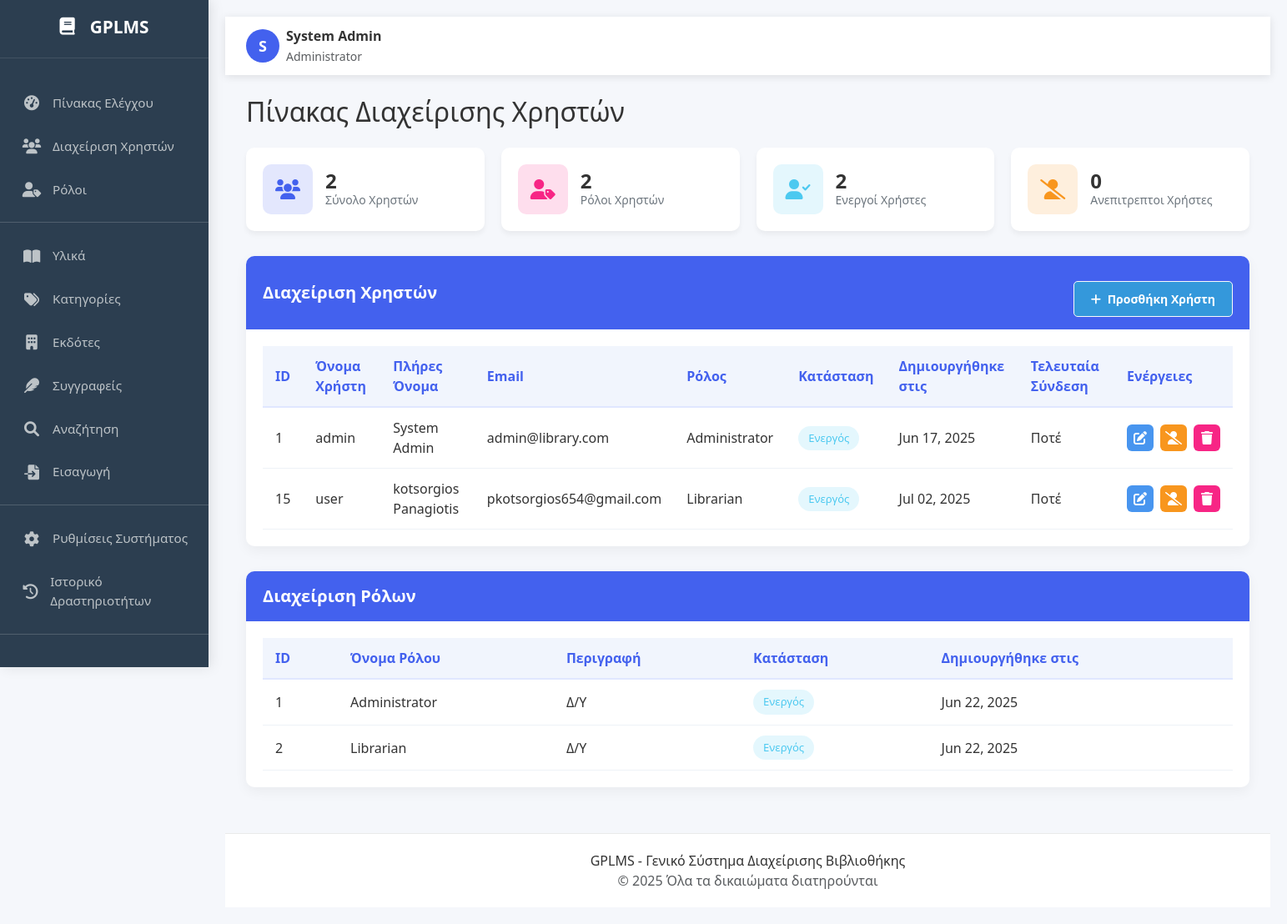
/src/main/users-manager.php (signed in), run on the app's committed database.
### tables this page shows
CREATE TABLE `system_settings` (
  `id` int NOT NULL AUTO_INCREMENT,
  `setting_key` varchar(255) NOT NULL,
  `setting_value` text,
  `last_modified` timestamp NULL DEFAULT CURRENT_TIMESTAMP ON UPDATE CURRENT_TIMESTAMP,
  PRIMARY KEY (`id`),
  UNIQUE KEY `setting_key` (`setting_key`)
);

CREATE TABLE `users` (
  `user_id` int NOT NULL AUTO_INCREMENT,
  `username` varchar(255) NOT NULL,
  `password` varchar(255) NOT NULL,
  `full_name` varchar(255) NOT NULL,
  `email` varchar(255) NOT NULL,
  `phone` varchar(20) DEFAULT NULL,
  `role_id` int NOT NULL,
  `status` enum('active','suspended') NOT NULL DEFAULT 'active',
  `created_at` timestamp NULL DEFAULT CURRENT_TIMESTAMP,
  `last_login` datetime DEFAULT NULL,
  PRIMARY KEY (`user_id`),
  UNIQUE KEY `username` (`username`),
  UNIQUE KEY `email` (`email`),
  KEY `role_id` (`role_id`),
  CONSTRAINT `users_ibfk_1` FOREIGN KEY (`role_id`) REFERENCES `roles` (`role_id`)
);

CREATE TABLE `roles` (
  `role_id` int NOT NULL AUTO_INCREMENT,
  `role_name` varchar(50) NOT NULL,
  `description` text,
  `created_at` timestamp NULL DEFAULT CURRENT_TIMESTAMP,
  `status` enum('active','inactive') NOT NULL DEFAULT 'active',
  PRIMARY KEY (`role_id`),
  UNIQUE KEY `role_name` (`role_name`)
);

### src/functions/fetch-lib-name.php (called while the page is built, shortened)
<?php
if (!isset($library_name)) {
    try {
        if (isset($pdo)) {
            $stmt = $pdo->query("SELECT setting_value FROM system_settings WHERE setting_key = 'library_name'");
            $result = $stmt->fetch(PDO::FETCH_ASSOC);
            if ($result && !empty($result['setting_value'])) {
                $library_name = $result['setting_value'];
            }
        }
    } catch (Exception $e) {
        error_log("Error fetching library name: " . $e->getMessage());
    }
}
?>

### src/conf/translation.php (called while the page is built, shortened)
<?php
$default_language = 'EN';
try {
    $stmt = $pdo->query("SELECT setting_value FROM system_settings WHERE setting_key = 'default_language'");
    $result = $stmt->fetch(PDO::FETCH_ASSOC);
    if ($result) {
        $default_language = $result['setting_value'];
    }
} catch (PDOException $e) {
    error_log("Default language setting error: " . $e->getMessage());
}
$lang = $translations[$default_language] ?? $translations['EN'];
?>

### src/components/user-main-content.php (the view, shortened to what this page needs)
<div class="main-content">
    <div class="topbar">
        <div class="user-info">
            <div class="user-avatar">
                <?= strtoupper(substr($current_user['full_name'], 0, 1)) ?>
            </div>
            <div class="ms-2">
                <div class="fw-bold"><?= htmlspecialchars($current_user['full_name']) ?></div>
                <small class="text-muted"><?= $_SESSION['role'] ?></small>
            </div>
        </div>
    </div>
    <div class="content-area">
        <h2 class="mb-4"><?= $lang['user_management_dashboard'] ?></h2>
        <div class="stats-container">
            <div class="stat-card">
                <div class="stat-icon users">
                    <i class="fas fa-users"></i>
                </div>
                <div>
                    <div class="stat-value">
                        <?= count($users) ?>
                    </div>
                    <div class="stat-label"><?= $lang['total_users'] ?></div>
                </div>
            </div>
            <div class="stat-card">
                <div class="stat-icon roles">
                    <i class="fas fa-user-tag"></i>
                </div>
                <div>
                    <div class="stat-value">
                        <?= count($roles) ?>
                    </div>
                    <div class="stat-label"><?= $lang['user_roles'] ?></div>
                </div>
            </div>
            <div class="stat-card">
                <div class="stat-icon active">
                    <i class="fas fa-user-check"></i>
                </div>
                <div>
                    <div class="stat-value">
                        <?= count(array_filter($users, function($user) { return $user['status'] === 'active'; })) ?>
                    </div>
                    <div class="stat-label"><?= $lang['active_users'] ?></div>
                </div>
            </div>
            <div class="stat-card">
                <div class="stat-icon suspended">
                    <i class="fas fa-user-slash"></i>
                </div>
                <div>
                    <div class="stat-value">
                        <?= count(array_filter($users, function($user) { return $user['status'] === 'suspended'; })) ?>
                    </div>
                    <div class="stat-label"><?= $lang['suspended_users'] ?></div>
                </div>
            </div>
        </div>
        <div class="admin-card">
            <div class="card-header">
                <span><?= $lang['manage_users'] ?></span>
                <button class="btn btn-light btn-sm" data-bs-toggle="modal" data-bs-target="#userModal">
                    <i class="fas fa-plus me-1"></i> <?= $lang['add_user'] ?>
                </button>
            </div>
            <div class="card-body">
                <div class="table-responsive">
                    <table class="admin-table">
                        <thead>
                            <tr>
                                <th><?= $lang['id'] ?></th>
                                <th><?= $lang['username'] ?></th>
                                <th><?= $lang['full_name'] ?></th>
                                <th><?= $lang['email'] ?></th>
                                <th><?= $lang['role'] ?></th>
                                <th><?= $lang['status'] ?></th>
                                <th><?= $lang['created_at'] ?></th>
                                <th><?= $lang['last_login'] ?></th>
                                <th><?= $lang['actions'] ?></th>
                            </tr>
                        </thead>
                        <tbody>
                            <?php foreach ($users as $user):
                                $role_stmt = $pdo->prepare("SELECT role_name FROM roles WHERE role_id = ?");
                                $role_stmt->execute([$user['role_id']]);
                                $role_name = $role_stmt->fetchColumn();
                            ?>
                                <tr>
                                    <td><?= $user['user_id'] ?></td>
                                    <td><?= htmlspecialchars($user['username']) ?></td>
                                    <td><?= htmlspecialchars($user['full_name']) ?></td>
                                    <td><?= htmlspecialchars($user['email']) ?></td>
                                    <td><?= htmlspecialchars($role_name) ?></td>
                                    <td>
                                        <span class="status-badge status-<?= $user['status'] ?>">
                                            <?= $lang[$user['status']] ?>
                                        </span>
                                    </td>
                                    <td><?= date('M d, Y', strtotime($user['created_at'])) ?></td>
                                    <td>
                                        <?= $user['last_login'] ? date('M d, Y H:i', strtotime($user['last_login'])) : $lang['never'] ?>
                                    </td>
                                    <td>
                                        <div class="action-btns">
                                            <a href="?edit_user=<?= $user['user_id'] ?>" class="action-btn btn-edit" title="<?= $lang['edit'] ?>">
                                                <i class="fas fa-edit"></i>
                                            </a>
                                            <?php if ($user['status'] === 'active'): ?>
                                                <a href="?status_change=suspend&id=<?= $user['user_id'] ?>" class="action-btn btn-warning" title="<?= $lang['suspend'] ?>">
                                                    <i class="fas fa-user-slash"></i>
                                                </a>
                                            <?php else: ?>
                                                <a href="?status_change=activate&id=<?= $user['user_id'] ?>" class="action-btn btn-success" title="<?= $lang['activate'] ?>">
                                                    <i class="fas fa-user-check"></i>
                                                </a>
                                            <?php endif; ?>
                                            <a href="?delete=user&id=<?= $user['user_id'] ?>" class="action-btn btn-delete" title="<?= $lang['delete'] ?>"
                                               onclick="return confirm('<?= $lang['confirm_delete_user'] ?>')">
                                                <i class="fas fa-trash"></i>
                                            </a>
                                        </div>
                                    </td>
                                </tr>
                            <?php endforeach; ?>
                        </tbody>
                    </table>
                </div>
            </div>
        </div>
        <div class="admin-card">
            <div class="card-header">
                <span><?= $lang['manage_roles'] ?></span>
            </div>
            <div class="card-body">
                <div class="table-responsive">
                    <table class="admin-table">
                        <thead>
                            <tr>
                                <th><?= $lang['id'] ?></th>
                                <th><?= $lang['role_name'] ?></th>
                                <th><?= $lang['description'] ?></th>
                                <th><?= $lang['status'] ?></th>
                                <th><?= $lang['created_at'] ?></th>
                            </tr>
                        </thead>
                        <tbody>
                            <?php foreach ($roles as $role): ?>
                                <tr>
                                    <td><?= $role['role_id'] ?></td>
                                    <td><?= htmlspecialchars($role['role_name']) ?></td>
                                    <td><?= htmlspecialchars($role['description'] ?? $lang['na']) ?></td>
                                    <td>
                                        <span class="status-badge status-<?= $role['status'] === 'active' ? 'active' : 'suspended' ?>">
                                            <?= $lang[$role['status']] ?>
                                        </span>
                                    </td>
                                    <td><?= date('M d, Y', strtotime($role['created_at'])) ?></td>
                                </tr>
                            <?php endforeach; ?>
                        </tbody>
                    </table>
                </div>
            </div>
        </div>
    </div>
    <footer>
        <p class="mb-0"><?= $lang['gplms_footer'] ?></p>
        <p class="text-muted mb-0">© <?= date('Y') ?> <?= $lang['all_rights_reserved'] ?></p>
    </footer>
</div>

### src/components/sidebar1.php (shortened to what this page needs)
<?php require_once'../conf/translation.php';?>
    <div class="sidebar">
        <div class="sidebar-header">
               <h3><i class="fas fa-book me-2"></i> <?= htmlspecialchars($library_name) ?></h3>
        </div>
        <ul class="sidebar-menu">
            <li>
                <a href="../main/control_panel.php" class="">
                    <i class="fas fa-tachometer-alt"></i>
                    <span><?= $lang['dashboard'] ?></span>
                </a>
            </li>
            <li>
                <a href="../main/users-manager.php">
                    <i class="fas fa-users"></i>
                    <span><?= $lang['user_management'] ?></span>
                </a>
            </li>
            <li>
                <a href="../main/roles-manager.php">
                    <i class="fas fa-user-tag"></i>
                    <span><?= $lang['roles'] ?></span>
                </a>
            </li>
            <hr>
            <li>
                <a href="../main/materials-manager.php">
                    <i class="fas fa-book-open"></i>
                    <span><?= $lang['materials'] ?></span>
                </a>
            </li>
            <li>
                <a href="../main/categories-manager.php">
                    <i class="fas fa-tags"></i>
                    <span><?= $lang['categories'] ?></span>
                </a>
            </li>
            <li>
                <a href="../main/publishers-manager.php">
                    <i class="fas fa-building"></i>
                    <span><?= $lang['publishers'] ?></span>
                </a>
            </li>
            <li>
                <a href="../main/authors-manager.php">
                    <i class="fas fa-feather"></i>
                    <span><?= $lang['authors'] ?></span>
                </a>
            </li>
            <li>
                <a href="../main/search.php">
                    <i class="fas fa-search"></i>
                    <span><?= $lang['search'] ?></span>
                </a>
            </li>
              <li>
                <a href="../main/insert.php">
                    <i class="fa-solid fa-file-import"></i>
                    <span><?= $lang['insert'] ?></span>
                </a>
            </li>
            <hr>
            <li>
                <a href="../main/settings-manager.php">
                    <i class="fas fa-cog"></i>
                    <span><?= $lang['system_settings'] ?></span>
                </a>
            </li>
            <li>
                <a href="../main/activity-log.php">
                    <i class="fas fa-history"></i>
                    <span><?= $lang['activity_log'] ?></span>
                </a>
            </li>
            <hr>
            <li>
                <a href="../main/search.php">
                </a>
            </li>
        </ul>
    </div>

### data on the page
system_settings: setting_value "GPLMS"
users: full_name "S", full_name "System Admin", user_id "1", username "admin", email "admin@library.com", role.role_name "Administrator", status "Ενεργός", created_at "Jun 17, 2025"
users: user_id "15", username "user", full_name "kotsorgios Panagiotis", email "pkotsorgios654@gmail.com", role.role_name "Librarian", status "Ενεργός", created_at "Jul 02, 2025"
roles: role_id "1", role_name "Administrator", description "Δ/Υ", status "Ενεργός", created_at "Jun 22, 2025"
roles: role_id "2", role_name "Librarian", description "Δ/Υ", status "Ενεργός", created_at "Jun 22, 2025"

### other printed values
$lang['dashboard'] "Πίνακας Ελέγχου"
$lang['user_management'] "Διαχείριση Χρηστών"
$lang['roles'] "Ρόλοι"
$lang['materials'] "Υλικά"
$lang['categories'] "Κατηγορίες"
$lang['publishers'] "Εκδότες"
$lang['authors'] "Συγγραφείς"
$lang['search'] "Αναζήτηση"
$lang['insert'] "Εισαγωγή"
$lang['system_settings'] "Ρυθμίσεις Συστήματος"
$lang['activity_log'] "Ιστορικό Δραστηριοτήτων"
$_SESSION['role'] "Administrator"
$lang['user_management_dashboard'] "Πίνακας Διαχείρισης Χρηστών"
count($users) "2"
$lang['total_users'] "Σύνολο Χρηστών"
